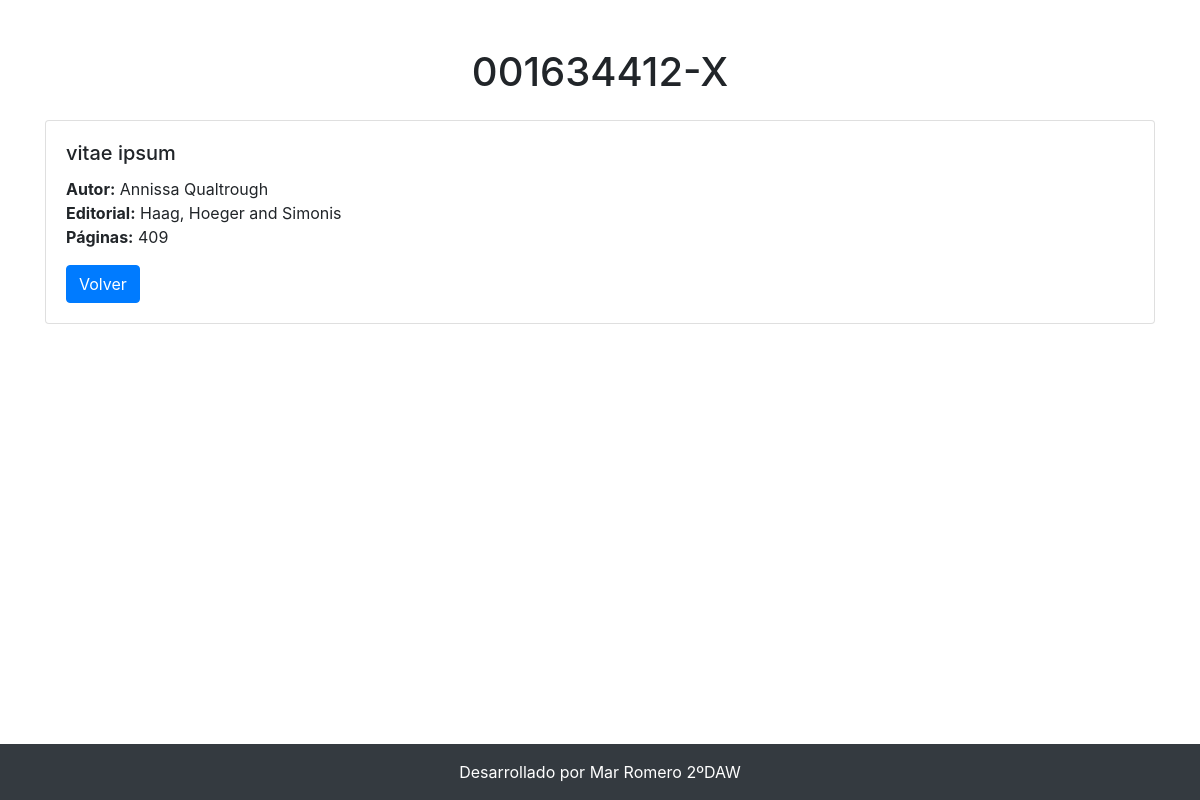
/index.php?op=show&id=702, run on the app's committed database.
### tables this page shows
create table books (
	id INT AUTO_INCREMENT PRIMARY KEY,
	isbn VARCHAR(50),
	title TEXT,
	author VARCHAR(50),
	publisher VARCHAR(50),
	pages INT
);

### index.php (called while the page is built, shortened)
<?php
require_once './controller/BooksController.php';
$controller = new BooksController();
$controller->handleRequest();
?>

### model/Database.php (called while the page is built, shortened)
<?php
class Database
{
    private static $prefijo = '';
    private static $dbName = 'crud_mvc_oop';
    private static $dbHost = 'localhost';
    private static $port = '3306';
    private static $dbUsername = 'root';
    private static $dbUserPassword = 'root';
    private static $conn = null;
    public static function connect()
    {
        if (null == self::$conn) {
            try {
               self::$conn = new PDO("mysql:host=" . self::$dbHost . ";port=" . self::$port . ";dbname=" . self::$prefijo . self::$dbName, self::$dbUsername, self::$dbUserPassword);
            } catch (PDOException $e) {
                die($e->getMessage());
            }
        }
        return self::$conn;
    }
    public static function disconnect()
    {
        self::$conn = null;
    }
}
?>

### model/BooksGateway.php (called while the page is built, shortened)
<?php
require_once __DIR__ . '/./Database.php';
class BooksGateway extends Database
{
    public function selectById($id)
    {
        $pdo = Database::connect();
        $sql = $pdo->prepare("SELECT * FROM books WHERE id = ?");
        $sql->bindValue(1, $id);
        $sql->execute();
        $result = $sql->fetch(PDO::FETCH_OBJ);
        return $result;
    }
}
?>

### model/BooksService.php (called while the page is built, shortened)
<?php
require_once __DIR__ . '/Database.php';
require_once __DIR__ . '/BooksGateway.php';
class BooksService extends BooksGateway
{
    private $booksGateway = null;
    public function __construct()
    {
        $this->booksGateway = new BooksGateway();
    }
    public function getBook($id)
    {
        try {
            $result = $this->booksGateway->selectById($id);
            return $result;
        } catch (Exception $e) {
            self::disconnect();
            throw $e;
        }
        return $this->booksGateway->selectById($id);
    }
}
?>

### view/book.php (the view, shortened to what this page needs)
<!DOCTYPE html>
<html>
<head>
    <link href="https://stackpath.bootstrapcdn.com/bootstrap/4.3.1/css/bootstrap.min.css" rel="stylesheet">
    <link href="https://cdnjs.cloudflare.com/ajax/libs/font-awesome/5.15.1/css/all.min.css" rel="stylesheet">
</head>
<body>
<div class="container my-5">
    <h1 class="text-center mb-4"><?php echo $book->isbn; ?></h1>
    <div class="card mb-4">
        <div class="card-body">
            <h5 class="card-title"><?php echo $book->title; ?></h5>
            <p class="card-text">
                <strong>Autor:</strong> <?php echo $book->author; ?><br>
                <strong>Editorial:</strong> <?php echo $book->publisher; ?><br>
                <strong>Páginas:</strong> <?php echo $book->pages; ?>
            </p>
            <a href="index.php" class="btn btn-primary">Volver</a>
        </div>
    </div>
</div>
<footer class="bg-dark text-white text-center fixed-bottom">
    <div class="p-3">
        Desarrollado por Mar Romero 2ºDAW
    </div>
</footer>
</body>
</html>

### data on the page
books: isbn "001634412-X", title "vitae ipsum", author "Annissa Qualtrough", publisher "Haag, Hoeger and Simonis", pages "409"
